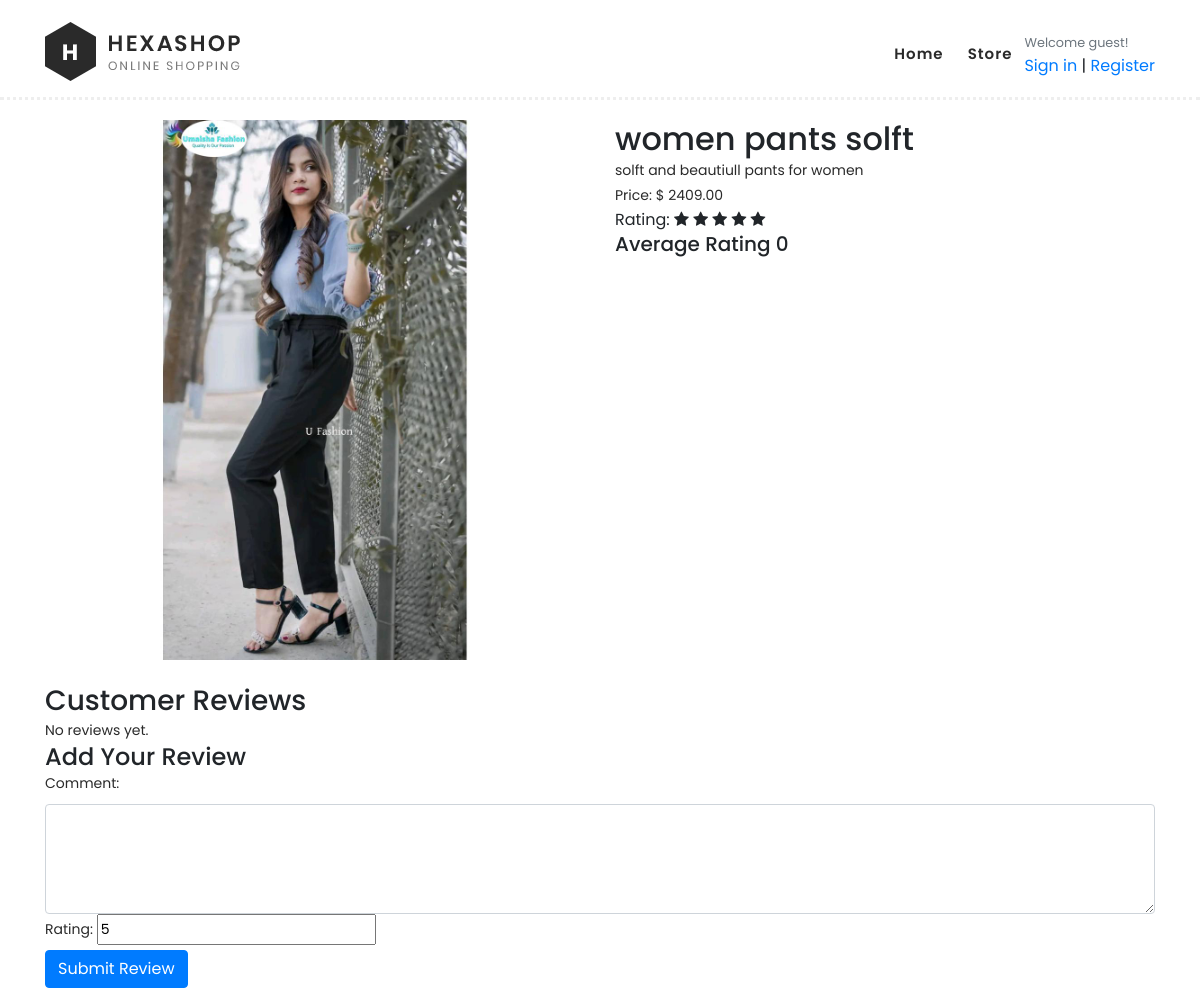
Page /store/product/4/ on the earlier database version.
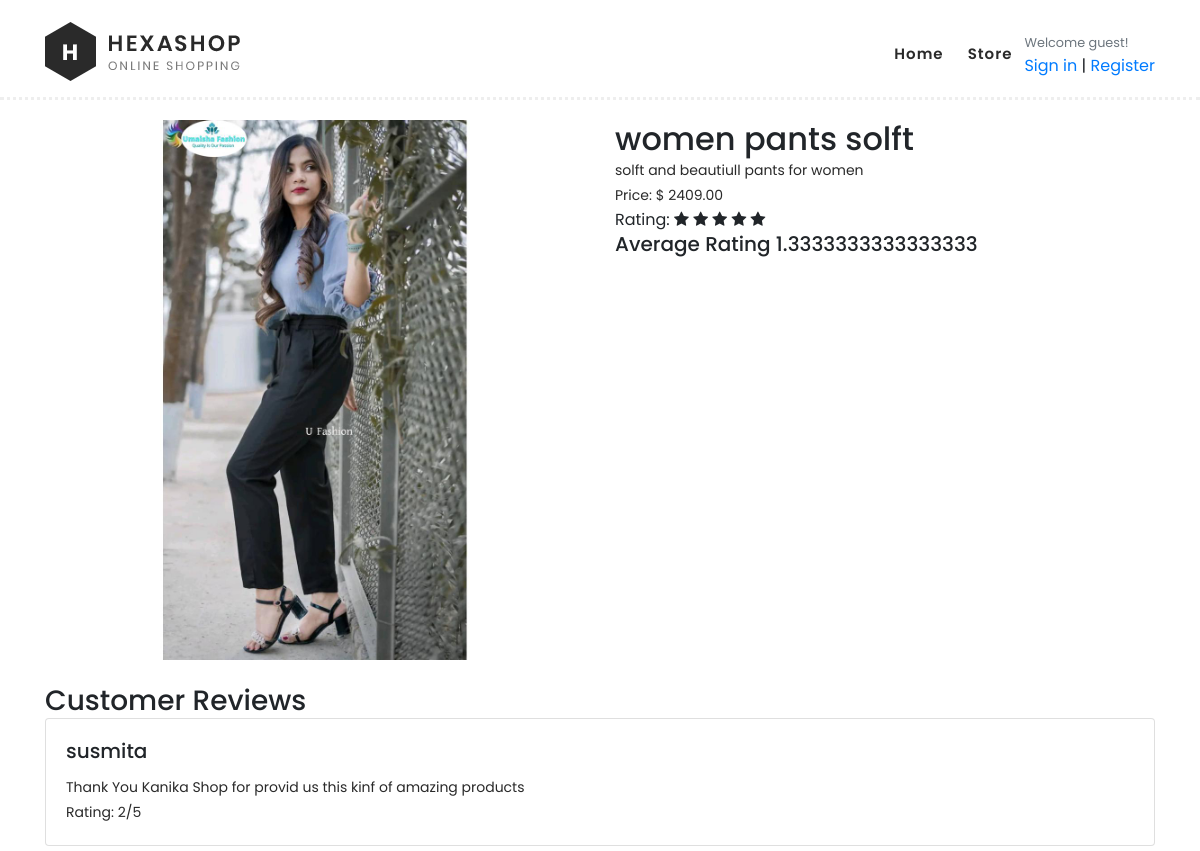
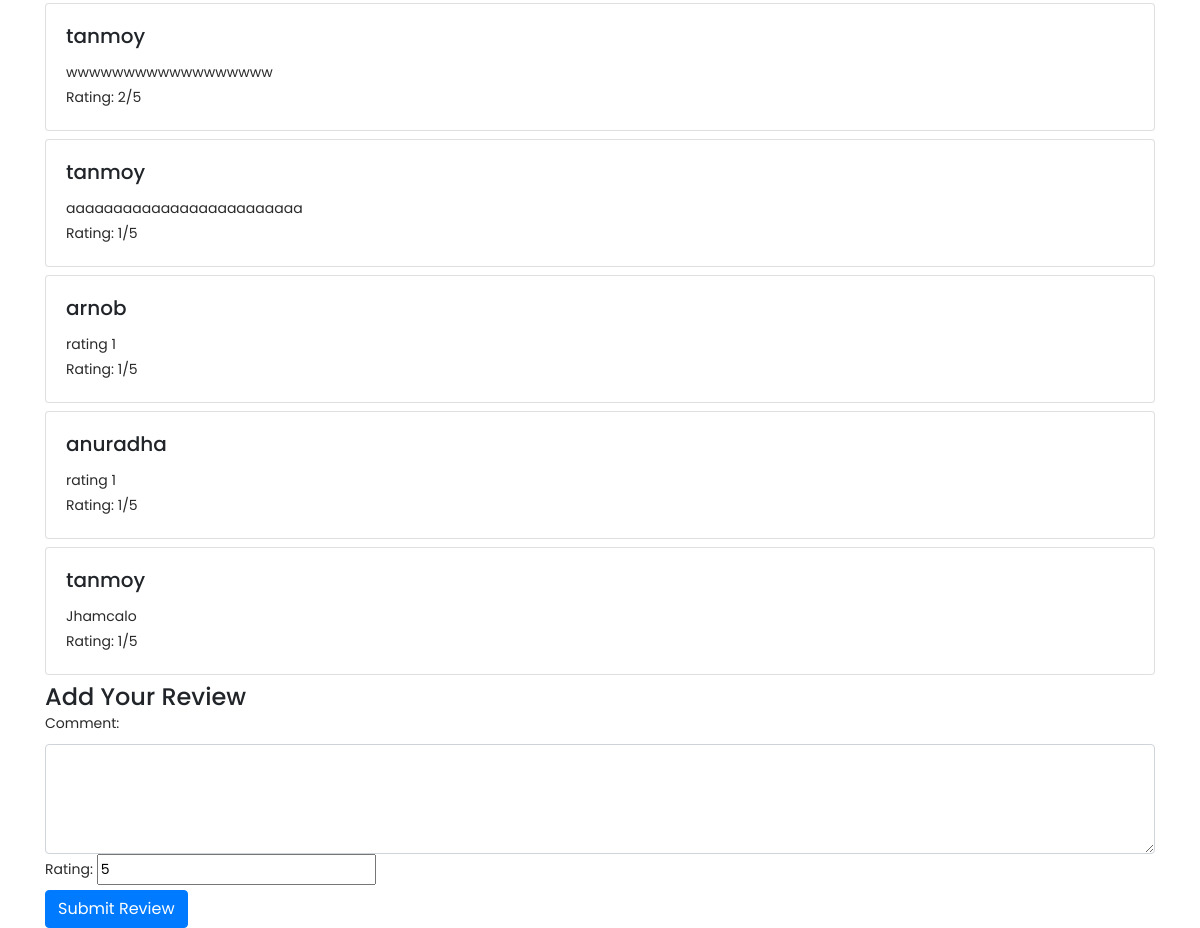
Same page on the later database version (2 pictures, top to bottom).
### store/models.py (models this page shows, shortened)
class Product(models.Model):
    product_name = models.CharField(max_length=200)
    slug = models.SlugField(max_length=200)
    description = models.TextField(max_length=500, blank=True)
    price = models.DecimalField(max_digits=10, decimal_places=2)
    image = models.ImageField(upload_to='photos/products')
    stock = models.IntegerField()
    is_available = models.BooleanField(default=True)
    category = models.ForeignKey(Category, on_delete=models.CASCADE)
    created_date = models.DateTimeField(auto_now_add=True)
    modified_date = models.DateTimeField(auto_now=True)

class Reviews(models.Model):
    user = models.ForeignKey(User, on_delete=models.CASCADE)  # Associate the review with a user
    product = models.ForeignKey(Product, on_delete=models.CASCADE)  # Associate the review with a product
    rating = models.PositiveIntegerField(default=5)  # You can change the default rating as needed
    comment = models.TextField(max_length=1000)  # Comment text for the review
    created_date = models.DateTimeField(auto_now_add=True)
    modified_date = models.DateTimeField(auto_now=True)

### store/views.py (the view)
# urls.py: path('product/<int:product_id>/', views.product_detail, name='product_detail'),
def product_detail(request, product_id):
    product = get_object_or_404(Product, pk=product_id)
    reviews = Reviews.objects.filter(product=product)
    average_rating = 0
    if reviews.exists():
        total_rating = sum([review.rating for review in reviews])
        average_rating = total_rating / len(reviews)
    if request.method == 'POST':
        form = ReviewModelForm(request.POST)
        if form.is_valid():
            review = form.save(commit=False)
            review.product = product
            review.user = request.user
            review.save()
            return redirect('product_detail', product_id=product_id)
    else:
        form = ReviewModelForm()
    return render(request, 'product_detail.html', {'average_rating':average_rating,'reviews':reviews,'product': product, 'form': form})

### store/forms.py
class ReviewModelForm(forms.ModelForm):
    class Meta:
        model = Reviews
        fields = ['comment','rating']
    comment = forms.CharField(
        max_length=1000,
        widget=forms.Textarea(attrs={'class': 'form-control', 'rows': 4}),
    )

### store/templates/product_detail.html (shortened to what this page needs)
{% extends 'base.html' %}
{% block content %}
<body style="margin-top:120px;">
    <div class="container">
        <div class="row">
            <div class="col-md-6">
                <img src="{{ product.image.url }}" alt="Product Image" class="img-fluid">
            </div>
            <div class="col-md-6">
                <h2>{{ product.product_name }}</h2>
                <p>{{ product.description }}</p>
                <p>Price: $ {{ product.price }}</p>
                <div class="product-rating">
                    <span>Rating: </span>
                    <span class="fa fa-star {% if average_rating >= 1 %}checked{% endif %}"></span>
                    <span class="fa fa-star {% if average_rating >= 2 %}checked{% endif %}"></span>
                    <span class="fa fa-star {% if average_rating >= 3 %}checked{% endif %}"></span>
                    <span class="fa fa-star {% if average_rating >= 4 %}checked{% endif %}"></span>
                    <span class="fa fa-star {% if average_rating == 5 %}checked{% endif %}"></span>
                </div>
                <h5>Average Rating {{ average_rating }}  </h1>
            </div>
        </div>
        <div class="row mt-4">
            <div class="col-md-12">
                <h3>Customer Reviews</h3>
                {% for review in reviews %}
                    <div class="card mb-2">
                        <div class="card-body">
                            <h5 class="card-title">{{ review.user.username }}</h5>
                            <p class="card-text">{{ review.comment }}</p>
                            <p>Rating: {{ review.rating }}/5</p>
                        </div>
                    </div>
                {% empty %}
                    <p>No reviews yet.</p>
                {% endfor %}
                <h4>Add Your Review</h4>
                <form method="POST" action="{% url 'product_detail' product_id=product.id %}">
                    {{ form.as_p }}
                    <button type="submit" class="btn btn-primary">Submit Review</button>
                </form>
            </div>
        </div>
    </div>
</body>
{% endblock %}

### templates/base.html (shortened to what this page needs)
<!DOCTYPE html>
{% load static %}
<html lang="en">
<head>
  <link href="https://maxcdn.bootstrapcdn.com/bootstrap/4.5.2/css/bootstrap.min.css" rel="stylesheet">
  <link rel="stylesheet" type="text/css" href="{% static 'css/bootstrap.min.css' %}">
  <link rel="stylesheet" type="text/css" href="{% static 'css/font-awesome.css' %}">
  <link rel="stylesheet" href="{% static 'css/templatemo-hexashop.css'%}">
  <link rel="stylesheet" href="{% static 'css/owl-carousel.css' %}">
  <link rel="stylesheet" href="{% static 'css/lightbox.css' %}">
</head>
<body>
  {% include 'includes/navbar.html' %}
  <div id="content">
    {% block content %}
    {% endblock %}
  </div>
</body>
</html>

### templates/includes/navbar.html (shortened to what this page needs)
{% load static %}
<header class="header-area header-sticky">
    <div class="container">
        <div class="row">
            <div class="col-12">
                <nav style="background-color: white;" class="main-nav">
                    <a href="{% url 'home'%}" class="logo">
                        <img src="{% static 'images/logo.png'%}">
                    </a>
                    <ul style=" align-items:center;" class="nav">
                        <li class="scroll-to-section"><a href="{% url 'home' %}">Home</a></li>
                        <li class="scroll-to-section"><a href="{% url 'store' %}"> Store </a></li>
                        {% if user.id is None %}
                        <div class="widget-header">
                        <small class="title text-muted">Welcome guest!</small>
                        <div>
                            <a href="">Sign in</a>
                            <span class="dark-transp"> | </span>
                            <a href=""> Register</a>
                        </div>
                        </div>
                        {% endif %}
                    </ul>
                </nav>
            </div>
        </div>
    </div>
</header>

### static/css/templatemo-hexashop.css (style rules this page uses)
html, body, div, span, applet, object, iframe, h1, h2, h3, h4, h5, h6, p, blockquote, div pre, a, abbr, acronym, address, big, cite, code, del, dfn, em, font, img, ins, kbd, q, s, samp, small, strike, strong, sub, sup, tt, var, b, u, i, center, dl, dt, dd, ol, ul, li, figure, header, nav, section, article, aside, footer, figcaption { margin: 0; padding: 0; border: 0; outline: 0; }
ul, li { padding: 0; margin: 0; list-style: none; }
header, nav, section, article, aside, footer, hgroup { display: block; }
* { box-sizing: border-box; }
html, body { font-family: 'Poppins', sans-serif; font-weight: 400; background-color: #fff; font-size: 16px; -ms-text-size-adjust: 100%; -webkit-font-smoothing: antialiased; -moz-osx-font-smoothing: grayscale; }
a { text-decoration: none !important; }
h1, h2, h3, h4, h5, h6 { margin-top: 0px; margin-bottom: 0px; }
ul { margin-bottom: 0px; }
p { font-size: 14px; line-height: 25px; color: #2a2a2a; }
html, body { background: #fff; font-family: 'Poppins', sans-serif; }
.header-area { border-bottom: 3px dotted #eee; box-shadow: none; background-color: #fff; position: absolute; top: 0px; left: 0px; right: 0px; z-index: 100; height: 100px; -webkit-transition: all .5s ease 0s; -moz-transition: all .5s ease 0s; -o-transition: all .5s ease 0s; transition: all .5s ease 0s; }
.header-area .main-nav { min-height: 80px; background: transparent; }
.header-area .main-nav .logo { line-height: 100px; color: #fff; font-size: 28px; font-weight: 700; text-transform: uppercase; letter-spacing: 2px; float: left; -webkit-transition: all 0.3s ease 0s; -moz-transition: all 0.3s ease 0s; -o-transition: all 0.3s ease 0s; transition: all 0.3s ease 0s; }
.header-area .main-nav .nav { float: right; margin-right: 0px; background-color: transparent; -webkit-transition: all 0.3s ease 0s; -moz-transition: all 0.3s ease 0s; -o-transition: all 0.3s ease 0s; transition: all 0.3s ease 0s; position: relative; z-index: 999; }
.header-area .main-nav .nav li { padding-left: 15px; padding-right: 15px; }
.header-area .main-nav .nav li a { display: block; font-weight: 600; font-size: 15px; color: #2a2a2a; text-transform: capitalize; -webkit-transition: all 0.3s ease 0s; -moz-transition: all 0.3s ease 0s; -o-transition: all 0.3s ease 0s; transition: all 0.3s ease 0s; height: 40px; line-height: 40px; border: transparent; letter-spacing: 1px; }
.header-area .main-nav .nav li a { color: #2a2a2a; }
.header-area.header-sticky { min-height: 80px; }
.header-area .nav { margin-top: 30px; }
@media (max-width: 1200px) { .header-area .main-nav .nav li { padding-left: 12px; padding-right: 12px; } }
@media (max-width: 1200px) { .header-area .main-nav:before { display: none; } }
@media (min-width: 767px) { .header-area .main-nav .nav { display: flex !important; } }

Differences in the rows shown:
added Reviews: user.username "susmita", comment "Thank You Kanika Shop for provid us this kinf of amazing products", rating "2"
added Reviews: user.username "tanmoy", comment "wwwwwwwwwwwwwwwwww", rating "2"
added Reviews: user.username "tanmoy", comment "aaaaaaaaaaaaaaaaaaaaaaaaa", rating "1"
added Reviews: user.username "arnob", comment "rating 1", rating "1"
added Reviews: user.username "anuradha", comment "rating 1", rating "1"
added Reviews: user.username "tanmoy", comment "Jhamcalo", rating "1"
Other differences:
{{ average_rating }}: "0" → "1.3333333333333333"
text no longer shown: "No reviews yet."
